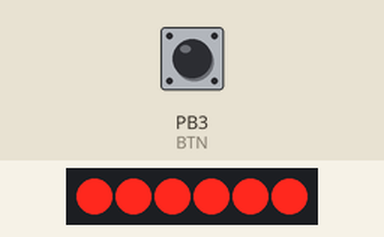
A program run on a simulated ATtiny85, built with avr-gcc and emulated at 1 MHz. Shown: 6×1 LED matrix. Wiring (inferred from the names in the program): charlieplexed LEDs: lines PB0, PB1, PB2. The test bench sets the inputs (shaded band); at power-on: PB3 (BTN) HIGH. Sleep ends after the set time or at an interrupt; EEPROM starts erased.

Above: at 1.2 s.
1.3 s: PB3 (BTN) pulled LOW for 0.15 s
At 1.9 s:
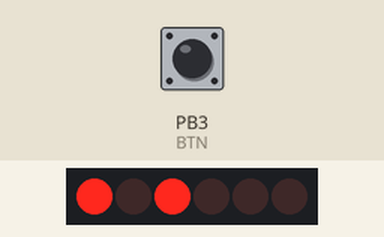
2.0 s: PB3 (BTN) pulled LOW for 1 s
At 2.8 s:
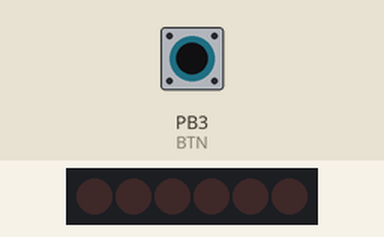
6.0 s: PB3 (BTN) pulled LOW for 3.2 s
10.7 s: PB3 (BTN) pulsed LOW 2 times (0.12 s each, 0.3 s apart)
At 12.1 s:
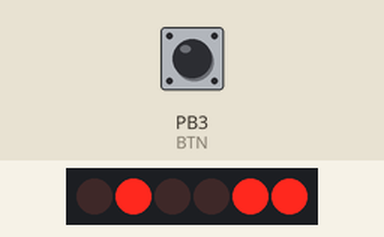
13.2 s: PB3 (BTN) pulled LOW for 1 s
At 15.7 s:
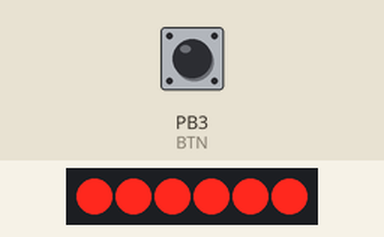
17.2 s: PB3 (BTN) pulsed LOW 5 times (0.12 s each, 0.3 s apart)
At 18.08 s:
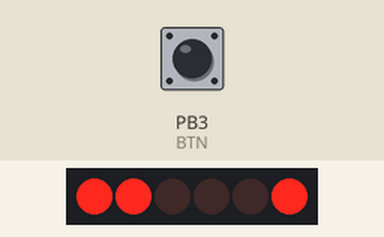
Timing chart, 0 to 20.2 s (numbered marks = the images above; inputs shaded):
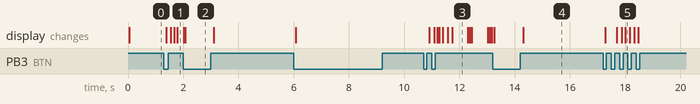

The program:

main.cpp
```cpp
/*
 * Christmas Ornament PCB - ATtiny85 firmware
 *
 * Hardware
 *   ATtiny85 @ 1 MHz internal RC, coin cell
 *   6 charlieplexed LEDs on PB0/PB1/PB2 (one series resistor per pin)
 *   Mode button on PB3: PB3 -> switch -> R0 -> GND (active LOW, internal pullup)
 *
 * Modes (button cycles, last lit mode saved to EEPROM)
 *   0  All on
 *   1  Organic fade   - each LED breathes at its own rate, 2-3 lit at once
 *   2  Wreath shimmer - all LEDs lit, each drifts to random brightness
 *   3  Off            - power-down sleep (~0.1 uA), button press wakes
 */
#include <avr/io.h>
#include <avr/interrupt.h>
#include <avr/power.h>
#include <avr/sleep.h>
#include <avr/eeprom.h>
#include <avr/pgmspace.h>
#include <util/delay.h>

#define CP0 PB0
#define CP1 PB1
#define CP2 PB2
#define BTN PB3
#define CP_MASK ((1 << CP0) | (1 << CP1) | (1 << CP2))

#define NUM_LEDS  6
#define NUM_MODES 4
#define MODE_OFF  3

// Charlieplex address table: pin driven HIGH / pin driven LOW (third pin Hi-Z)
static const uint8_t m_hi[NUM_LEDS] = {1<<CP0, 1<<CP1, 1<<CP1, 1<<CP2, 1<<CP0, 1<<CP2};
static const uint8_t m_lo[NUM_LEDS] = {1<<CP1, 1<<CP0, 1<<CP2, 1<<CP1, 1<<CP2, 1<<CP0};

volatile uint8_t mode = 0;
volatile uint8_t btnFlag = 0;
uint8_t bright[NUM_LEDS];           // 0..127 software-PWM level per LED

// ---------- Charlieplex drive ----------
static inline void ledsOff(void) {
  DDRB  &= ~CP_MASK;
  PORTB &= ~CP_MASK;
}

static inline void lightOne(uint8_t led) {
  DDRB  = (DDRB  & ~CP_MASK) | m_hi[led] | m_lo[led];
  PORTB = (PORTB & ~CP_MASK) | m_hi[led];
}

// One software-PWM frame: 32 levels, only one LED ever on at a time
static void pwmScan(void) {
  for (uint8_t tick = 0; tick < 128; tick += 4) {
    for (uint8_t i = 0; i < NUM_LEDS; i++) {
      if (bright[i] > tick) {
        lightOne(i);
        _delay_us(15);
        ledsOff();
      }
    }
  }
}

// ---------- Button ----------
ISR(PCINT0_vect) {
  if (!(PINB & (1 << BTN))) btnFlag = 1;   // pressed = LOW
}

static void initButton(void) {
  DDRB  &= ~(1 << BTN);
  PORTB |=  (1 << BTN);                    // internal pullup
  _delay_ms(5);
  GIFR  |= (1 << PCIF);
  GIMSK |= (1 << PCIE);
  PCMSK |= (1 << PCINT3);
}

static void checkButton(void) {
  if (!btnFlag) return;
  _delay_ms(50);
  if (PINB & (1 << BTN)) { btnFlag = 0; return; }   // noise
  while (!(PINB & (1 << BTN)));                      // wait for release
  _delay_ms(50);
  mode = (mode + 1) % NUM_MODES;
  if (mode != MODE_OFF) eeprom_update_byte((uint8_t*)0, mode);  // fresh battery always starts lit
  for (uint8_t i = 0; i < NUM_LEDS; i++) bright[i] = 0;
  btnFlag = 0;
}

static void loadMode(void) {
  uint8_t saved = eeprom_read_byte((uint8_t*)0);
  mode = (saved < MODE_OFF) ? saved : 0;
}

// ---------- PRNG (xorshift16) ----------
static uint16_t rngState = 0xACE1;
static uint8_t rng8(void) {
  rngState ^= rngState << 7;
  rngState ^= rngState >> 9;
  rngState ^= rngState << 8;
  return (uint8_t)rngState;
}

// ---------- Sine lookup (lit half only) ----------
static const uint8_t PROGMEM sine64[64] = {
    0,  6, 12, 19, 25, 31, 37, 44, 50, 56, 62, 68, 74, 80, 86, 92,
   98,103,109,115,120,126,131,136,142,147,152,157,162,167,171,176,
  181,185,189,193,197,201,205,209,212,216,219,222,225,228,231,234,
  236,238,241,243,244,246,248,249,251,252,253,254,254,255,255,255
};

static uint8_t sineWave(uint8_t a) {
  uint8_t idx = a & 0x3F;
  switch (a >> 6) {
    case 0:  return pgm_read_byte(&sine64[idx]);
    case 1:  return pgm_read_byte(&sine64[63 - idx]);
    default: return 0;                       // dark half
  }
}

// ---------- MODE 0: All on ----------
static void modeAllOn(void) {
  for (uint8_t i = 0; i < NUM_LEDS; i++) bright[i] = 100;
  pwmScan();
}

// ---------- MODE 1: Organic fade ----------
static uint16_t fadeAcc[NUM_LEDS];
static const uint8_t fadeRate[NUM_LEDS]  = {180, 240, 200, 255, 220, 160};  // bigger = faster
static const uint8_t fadeStart[NUM_LEDS] = {0, 42, 85, 128, 170, 213};

static void initFade(void) {
  for (uint8_t i = 0; i < NUM_LEDS; i++) fadeAcc[i] = (uint16_t)fadeStart[i] << 8;
}

static void modeFade(void) {
  for (uint8_t i = 0; i < NUM_LEDS; i++) {
    fadeAcc[i] += fadeRate[i];
    bright[i] = sineWave(fadeAcc[i] >> 8) >> 1;
  }
  pwmScan();
}

// ---------- MODE 2: Wreath shimmer ----------
#define SH_MIN 30    // dimmest a berry dips (lower = stronger shimmer)
#define SH_MAX 120   // brightest a berry gets (max 127)
static uint8_t shTarget[NUM_LEDS];
static uint8_t shStep[NUM_LEDS];

static void modeWreath(void) {
  for (uint8_t i = 0; i < NUM_LEDS; i++) {
    if (bright[i] == shTarget[i]) {
      shTarget[i] = SH_MIN + rng8() % (SH_MAX - SH_MIN + 1);
      shStep[i]   = 1 + (rng8() & 1);
    }
    uint8_t b = bright[i], t = shTarget[i], s = shStep[i];
    if (b < t) bright[i] = (t - b > s) ? b + s : t;
    else       bright[i] = (b - t > s) ? b - s : t;
  }
  pwmScan();
}

// ---------- MODE 3: Off ----------
static void modeOff(void) {
  ledsOff();
  set_sleep_mode(SLEEP_MODE_PWR_DOWN);
  sleep_enable();
  sei();
  sleep_cpu();                 // wakes on button pin-change
  sleep_disable();
}

// ---------- Power ----------
static void initPower(void) {
  clock_prescale_set(clock_div_8);   // force 1 MHz
  ADCSRA &= ~(1 << ADEN);
  power_adc_disable();
  power_usi_disable();
  power_timer0_disable();
  power_timer1_disable();
}

int main(void) {
  cli();
  initPower();
  initButton();
  loadMode();
  initFade();
  sei();

  for (;;) {
    switch (mode) {
      case 0: modeAllOn();  break;
      case 1: modeFade();   break;
      case 2: modeWreath(); break;
      case 3: modeOff();    break;
    }
    checkButton();
  }
}
```

Measured:
- after the input at 1.3 s, the display: first changes after 0.08 s (image 1 shows a later state)
- after the input at 2.0 s, the display: first differs from a run without the input after 0.08 s (image 2)
- after the input at 10.7 s, the display: first changes after 0.20 s (image 3 shows a later state)
- after the input at 13.2 s, the display: first changes after 0.06 s (image 4 shows a later state)
- after the input at 17.2 s, the display: first changes after 0.08 s (image 5 shows a later state)
- what the display in image 3 shows lasts 0.6 s, from 11.7 s to 12.3 s
